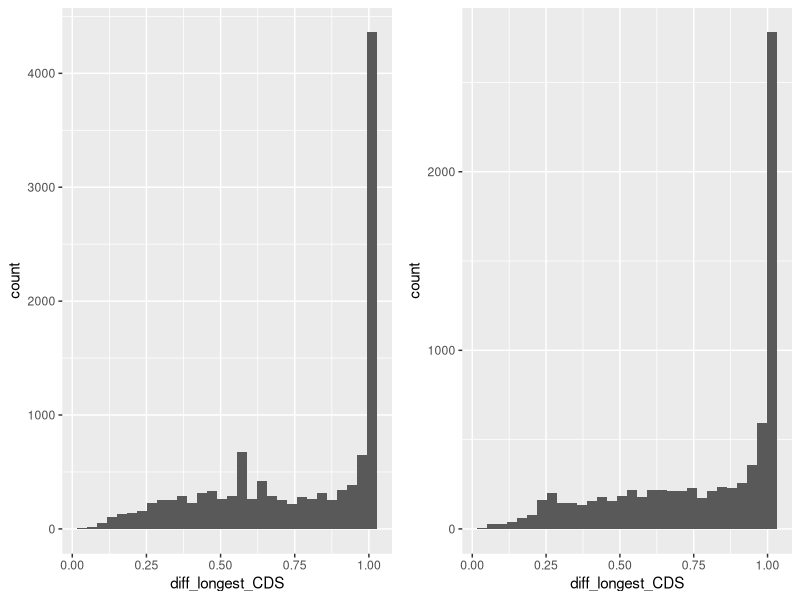
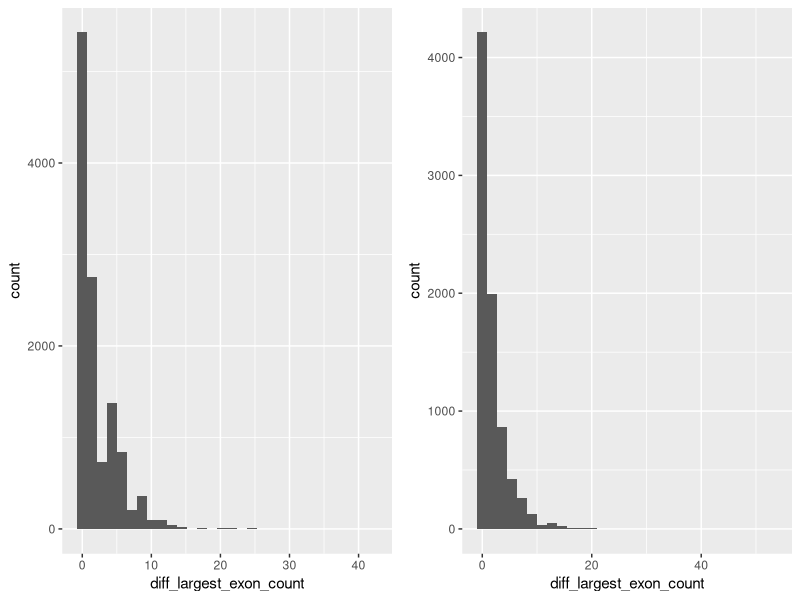
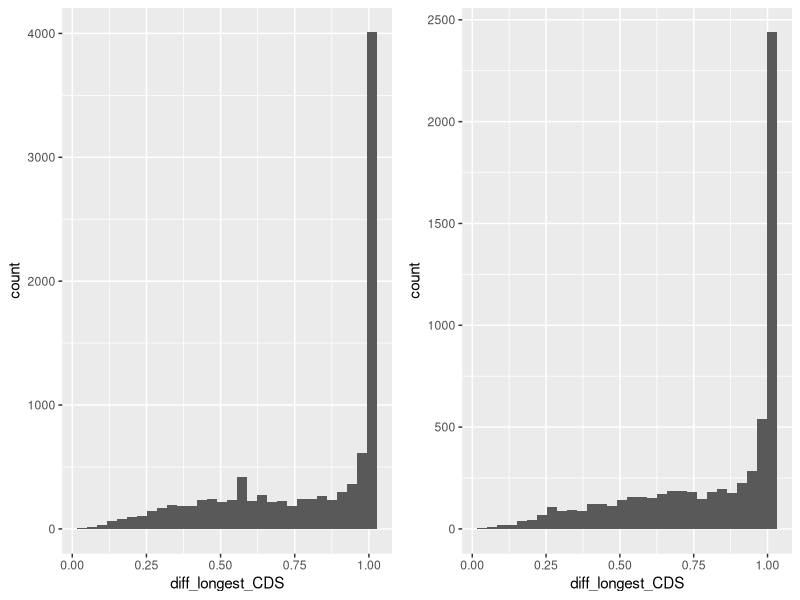

Here is the R script that generated these plots, in order:
setwd("/Users/clara/Documents/GitHub/Tillandsia-compgenomics/2. Orthology/")
setwd("/home/clara/Documents/GitHub/Tillandsia-compgenomics/2. Orthology/")


data <- read.delim("checklist_curated_orthologs_Tfas-Tlei.txt", header = T, sep = "\t")
# Count number of genes in T. fasciculata with the same number of exons and the same 
# length as the largest gene in the orthogroup
dim(data[data$diff_largest_exon_count == 0 & 
           startsWith(data$Gene_id, "Tfas"),]) # 19738 (75 %)
dim(data[data$diff_longest_CDS == 1 & 
           startsWith(data$Gene_id, "Tfas"),]) # 18416 (69.9 % %)
# Count number of genes in T. leiboldiana with the same number of exons as the largest
# gene in the orthogroup
dim(data[data$diff_largest_exon_count == 0 & 
           startsWith(data$Gene_id, "Tlei"),]) # 19786 (84 %)
dim(data[data$diff_longest_CDS == 1 & 
           startsWith(data$Gene_id, "Tlei"),]) # 18353 (77.8 % %)

library(dplyr)
library(ggplot2)
library(grid)
library(gridExtra)
tfas_data <- data[startsWith(data$Gene_id, "Tfas"),] 
tlei_data <- data[startsWith(data$Gene_id, "Tlei"),]
# How many multicopy genes are complete in exon count and length in Tfas
tfas_multicopy <-  tfas_data %>% group_by(orthogroup) %>% filter(n()>1) # 12014 genes
length(unique(tfas_multicopy$orthogroup)) # 3331 orthogroups, meaning that there are 8683 secondary copies
dim(tfas_multicopy[tfas_multicopy$diff_largest_exon_count == 0,]) # 5427 (45 %) of which 2096 (24 %) are a secondary copy
dim(tfas_multicopy[tfas_multicopy$diff_longest_CDS == 1,]) # 4105 (34.2%) of which 774 are a secondary copy

# How many multicopy genes are complete in exon count and length in Tlei
tlei_multicopy <-  tlei_data %>% group_by(orthogroup) %>% filter(n()>1) # 8011 genes
length(unique(tlei_multicopy$orthogroup)) # 2311 orthogroups, meaning that 5700 genes are secondary copies
dim(tlei_multicopy[tlei_multicopy$diff_largest_exon_count == 0,]) # 4213 (52.6 %) of which 1902 (34 %) are a secondary copy
dim(tlei_multicopy[tlei_multicopy$diff_longest_CDS == 1,]) # 2780 (34.7 %) of which 469 are a secondary copy

# How many multicopy Tfas genes are expressed in both species, and how does this compare to completeness
dim(tfas_multicopy[tfas_multicopy$expressed_Tfas == "True",]) # 9994 of which 6663 are a secondary copy
dim(tfas_multicopy[tfas_multicopy$expressed_Tfas == "True" & tfas_multicopy$diff_largest_exon_count == 0,]) # 4923 (90 % of complete genes are expressed in Tfas) 
dim(tfas_multicopy[tfas_multicopy$expressed_Tlei == "True" & tfas_multicopy$diff_largest_exon_count == 0,]) # 4844 (89 % of complete genes are expressed in Tlei)

# How many multicopy Tlei genes are expressed in both species
dim(tlei_multicopy[tlei_multicopy$expressed_Tfas == "True",]) # 6194 of which 3883 are a secondary copy
dim(tlei_multicopy[tlei_multicopy$expressed_Tlei == "True",]) # 6443 of which 4112 are a secondary copy

# Make histogram of exon count and length differences per family
p1 <-ggplot(data = tfas_multicopy, aes(x = diff_longest_CDS)) +
  geom_histogram()
p2 <- ggplot(data = tlei_multicopy, aes(x = diff_longest_CDS)) +
  geom_histogram()
grid.arrange(p1, p2, nrow = 1)

p1 <-ggplot(data = tfas_multicopy, aes(x = diff_largest_exon_count)) +
  geom_histogram()
p2 <- ggplot(data = tlei_multicopy, aes(x = diff_largest_exon_count)) +
  geom_histogram()
grid.arrange(p1, p2, nrow = 1)

# Make same histogram only for expressed genes
p1 <-ggplot(data = tfas_multicopy[tfas_multicopy$expressed_Tfas == "True",], aes(x = diff_longest_CDS)) +
  geom_histogram()
p2 <- ggplot(data = tlei_multicopy[tlei_multicopy$expressed_Tlei == "True",], aes(x = diff_longest_CDS)) +
  geom_histogram()
grid.arrange(p1, p2, nrow = 1)

# How many multicopy genes have both a start & stopcodon, either or none in Tfas
dim(tfas_multicopy[tfas_multicopy$startcodon == "True" & tfas_multicopy$stopcodon == "True",]) # 10,331 (86 % of multi copy genes)
dim(tfas_multicopy[(tfas_multicopy$startcodon == "True" & tfas_multicopy$stopcodon == "False") | 
                     (tfas_multicopy$startcodon == "False" & tfas_multicopy$stopcodon == "True"),]) # 1373 (11.4 % of multicopy genes)
dim(tfas_multicopy[tfas_multicopy$startcodon == "False" & tfas_multicopy$stopcodon == "False",]) # 310 genes (2.58 % of multicopy genes)

# How many multicopy genes have both a start & stopcodon, either or none in Tlei
dim(tlei_multicopy[tlei_multicopy$startcodon == "True" & tlei_multicopy$stopcodon == "True",]) # 4011 (50 % of multicopy genes)
dim(tlei_multicopy[(tlei_multicopy$startcodon == "True" & tlei_multicopy$stopcodon == "False") | 
                     (tlei_multicopy$startcodon == "False" & tlei_multicopy$stopcodon == "True"),]) # 3382 (42 %)
dim(tlei_multicopy[tlei_multicopy$startcodon == "False" & tlei_multicopy$stopcodon == "False",]) # 618 (7.71 %)
